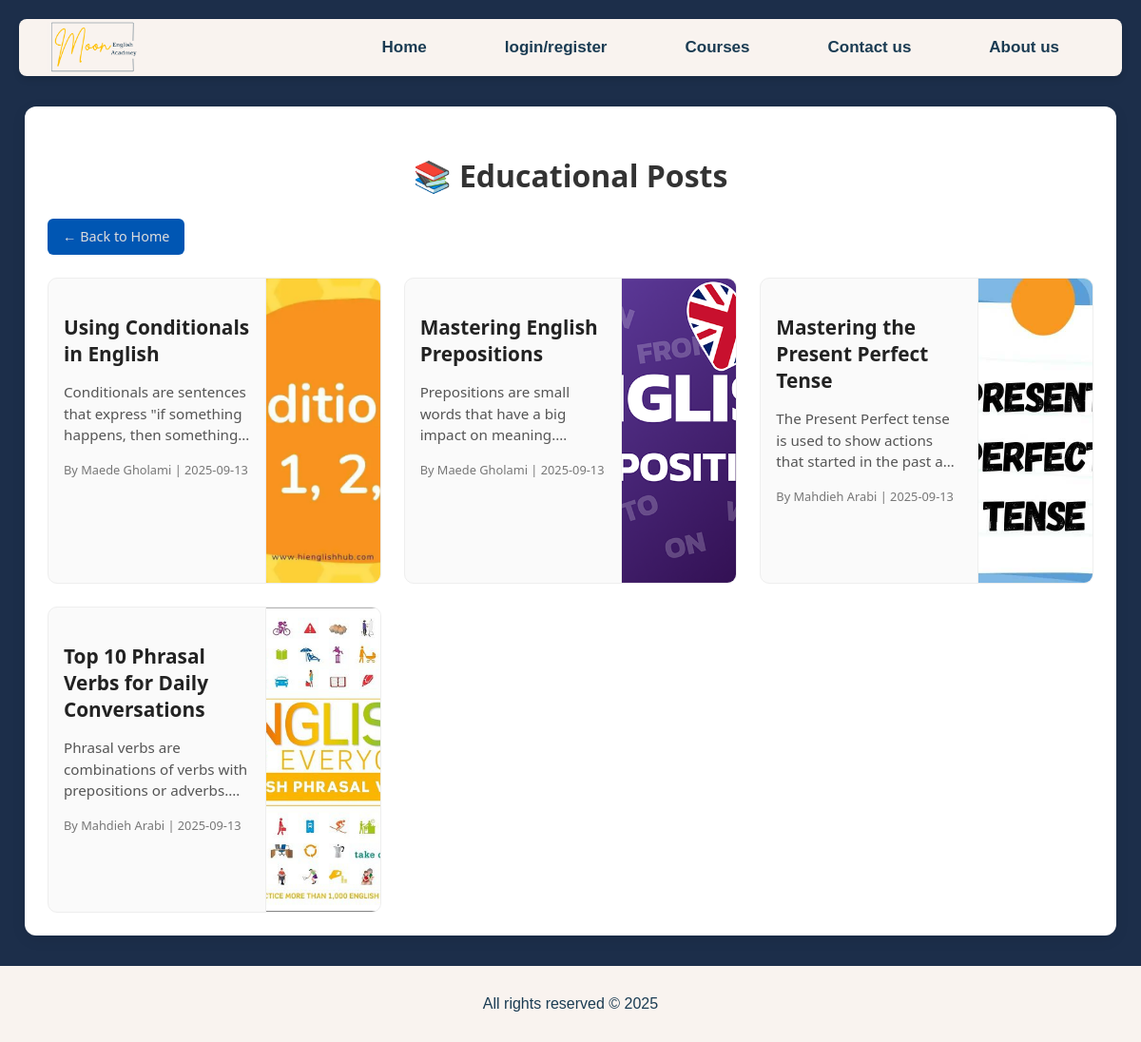
Page /educational-posts/ on the committed database.
### main/models.py (models this page shows, shortened)
class EducationalPost(models.Model):
    teacher = models.ForeignKey(
        settings.AUTH_USER_MODEL,
        on_delete=models.CASCADE,
        related_name='educational_posts'
    )
    title = models.CharField(max_length=200)
    image = models.ImageField(upload_to='educational_posts/', blank=True, null=True)
    description = models.TextField()
    created = models.DateTimeField(auto_now_add=True)
    class Meta:
        ordering = ['-created']

class CustomUser(AbstractUser):
    user_type = models.CharField(max_length=10, choices=USER_TYPE_CHOICES)
    level = models.CharField(max_length=30, choices=ENGLISH_LEVELS, blank=True, null=True)
    profile_image = models.ImageField(upload_to='profile_pics/', default='profile_pics/default.png', blank=True)
    rating = models.FloatField(default=0.0)

### main/views.py (the view)
# urls.py: path('educational-posts/', views.educational_post_list, name='educational_post_list'),
def educational_post_list(request):
        posts = EducationalPost.objects.all()
        if request.user.is_authenticated and request.user.user_type == "teacher" and request.GET.get('my_posts') == '1':
            posts = posts.filter(teacher=request.user)
        return render(request, 'educational_post_list.html', {'posts': posts})

### templates/educational_post_list.html (shortened to what this page needs)
{% extends 'base.html' %}
{% load static %}
{% block extra_css %}
<link rel="stylesheet" href="{% static 'css/educational_posts.css' %}">
{% endblock %}
{% block content %}
<div class="posts-list-container">
    <h2>📚 Educational Posts</h2>
    <a href="{% url 'home' %}" class="back-button">← Back to Home</a>
    {% if posts %}
        <div class="posts-grid">
            {% for post in posts %}
                <div class="post-card">
                    <a href="{% url 'post_detail' post.id %}">
                        <div class="post-card-body">
                            <h3>{{ post.title }}</h3>
                            <p>{{ post.description|truncatewords:20 }}</p>
                            <small>
                                By {{ post.teacher.username }} | {{ post.created|date:"Y-m-d" }}
                            </small>
                        </div>
                        {% if post.image %}
                            <img src="{{ post.image.url }}" alt="{{ post.title }}" class="post-thumbnail">
                        {% endif %}
                    </a>
                </div>
            {% endfor %}
        </div>
    {% else %}
        <p class="no-posts">No posts yet.</p>
    {% endif %}
</div>
{% endblock %}

### static/css/style.css (style rules this page uses)
body { font-family: Arial, sans-serif; background-color: #1c2e4a; color: #1B3C53; margin: 0; padding: 0; direction: ltr; text-align: left; position: relative; }

### static/css/educational_posts.css (style rules this page uses)
.posts-list-container, .post-detail-container { max-width: 1100px; margin: 2rem auto; padding: 1.5rem; background: #fff; border-radius: 12px; box-shadow: 0 4px 15px rgba(0, 0, 0, 0.08); font-family: "Segoe UI", Tahoma, Geneva, Verdana, sans-serif; }
.posts-list-container h2, .post-detail-container h2 { text-align: center; font-size: 2rem; margin-bottom: 1.5rem; color: #333; font-weight: 600; }
.back-button { display: inline-block; margin-bottom: 1.5rem; padding: 0.6rem 1rem; background: #f5f5f5; border-radius: 6px; font-size: 0.9rem; color: #444; text-decoration: none; transition: background 0.3s ease; }
.posts-grid { display: grid; grid-template-columns: repeat(auto-fit, minmax(280px, 1fr)); gap: 1.5rem; }
.post-card { background: #fafafa; border: 1px solid #eee; border-radius: 10px; overflow: hidden; transition: transform 0.2s ease, box-shadow 0.2s ease; display: flex; flex-direction: column; justify-content: space-between; min-height: 320px; }
.post-card a { text-decoration: none; color: inherit; display: flex; flex-direction: row; align-items: stretch; flex-grow: 1; }
.post-card-body { flex: 1; padding: 1rem; }
.post-card-body h3 { font-size: 1.3rem; margin-bottom: 0.5rem; color: #222; }
.post-card-body p { font-size: 0.95rem; line-height: 1.5; margin-bottom: 0.8rem; color: #555; display: -webkit-box; -webkit-line-clamp: 3; -webkit-box-orient: vertical; overflow: hidden; text-overflow: ellipsis; }
.post-card-body small { font-size: 0.8rem; color: #777; }
.post-thumbnail { width: 120px; height: 100%; object-fit: cover; border-left: 1px solid #eee; }
.back-button { color: #dddddd; background-color: #0056b3; }

### rows in the picture
EducationalPost: title "Using Conditionals in English", description "Conditionals are sentences that express \"if something happens, then…", teacher.username "Maede Gholami", created "2025-09-13", image (picture)
EducationalPost: title "Mastering English Prepositions", description "Prepositions are small words that have a big impact on…", teacher.username "Maede Gholami", created "2025-09-13", image (picture)
EducationalPost: title "Mastering the Present Perfect Tense", description "The Present Perfect tense is used to show actions that started in the past…", teacher.username "Mahdieh Arabi", created "2025-09-13", image (picture)
EducationalPost: title "Top 10 Phrasal Verbs for Daily Conversations", description "Phrasal verbs are combinations of verbs with prepositions or…", teacher.username "Mahdieh Arabi", created "2025-09-13", image (picture)
